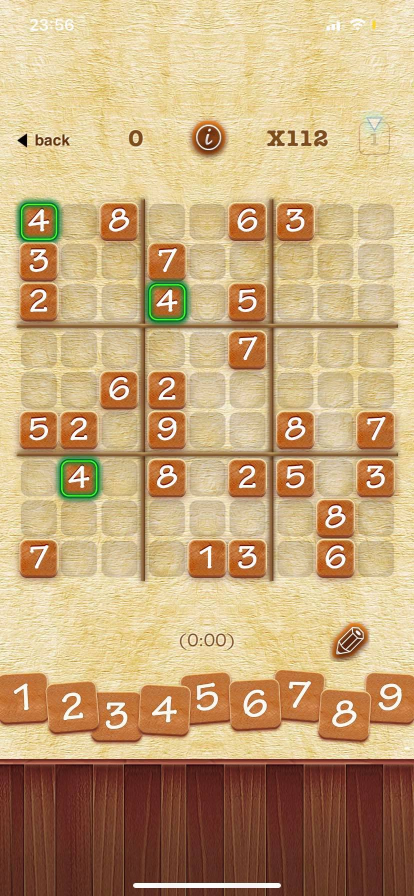
#> input picture sudoku.jpg, 828 x 1792 px (shown at 1/2 size)
$ python SudokuEngine.py
#> lines starting #> are read from the running program, lines starting #| are printed output that depends on the picture; after the words box and inside, x2 and y2 are one past the last pixel; in counts of white or black regions, pixels touching at a corner belong together
### BoardFromImg.py
# import for board print in main func.. delete later
from SudokuSolver import PrintBoard as pb

import cv2


import numpy as np


# import pytesseract to get string data from image
import pytesseract
pytesseract.pytesseract.tesseract_cmd = r'C:\Users\closj\AppData\Local\Programs\Tesseract-OCR\tesseract.exe'

def GetBoardFromAppSC(filename = "sudoku.jpg"):
    """
    Function:\nDesigned to crop a screenshot of sudoku board from
    \nsudoku2 app and pull sudoku board from image
    Inputs:
    \nfilename [str]: name of image file as a string - default "sudoku.jpg", an example case
    """
#> called with filename = 'sudoku.jpg'
    # to print in openCV2 and close with an input press:
    #   cv2.imshow("WindowName", imageVariable)
    #   cv2.waitKey(0)

    ### Image dimensions:
    '''
    pic total dim = 1792 x 828
    639 px to bottom of board
    410 px to top of board
    39 or 40 px to side of board
    11 px between cubes
    21 px between lines
    boxes 72 px wide

    top     (x) =   410 - 0     = 410 BUT added 3mm correction
    bottom  (w) =   1792 - 639  = 1153
    left    (y) =   40 - 0      = 40
    right   (h) =   828 - 40    = 788
    '''
    # Get pixel dims to crop and center board. 11 px offset to frame board for easy seperation into boxes.
    offset = 11 # px
    y = 43  - offset # left, 3mm correction from left to center outputs
    x = 410 - offset # top
    h = 788 + offset # right
    w = 1153 + offset # bottom

    # image = cv2.imread(filename)
    image = cv2.imread(filename, cv2.IMREAD_COLOR)
#> image is the input picture: shape (1792, 828, 3); mean B, G, R 123.4, 166.6, 197.7
    image = cv2.cvtColor(image, cv2.COLOR_BGR2GRAY)
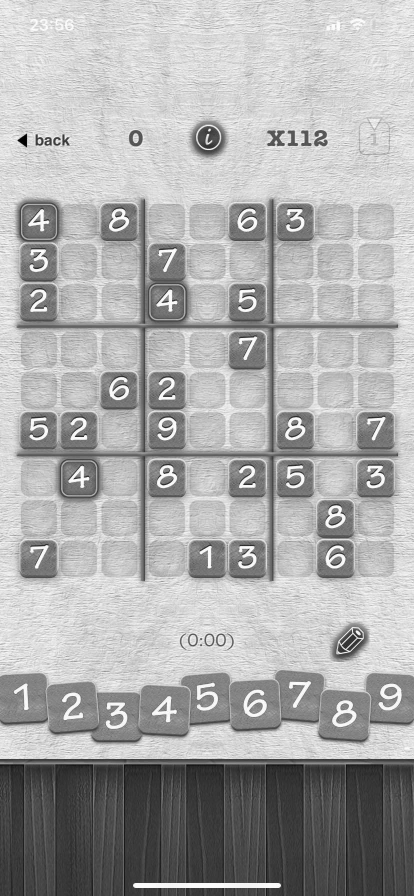
#> image: shape (1792, 828) (shown at 1/2 size); min 0, max 255, mean 171

    # Crop and center board
    crop_image = image[x:w, y:h]
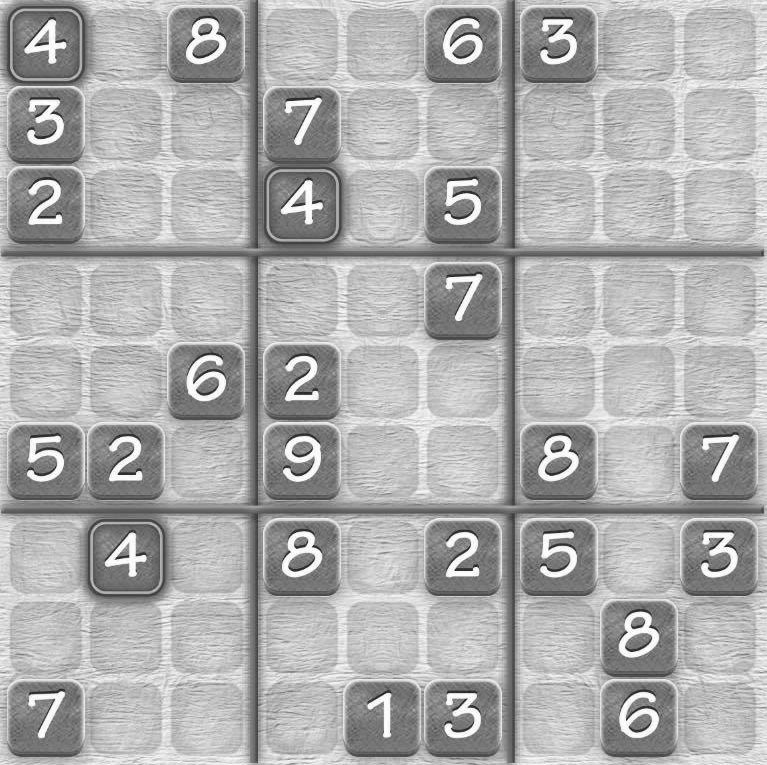
#> crop_image: shape (765, 767); min 16, max 255, mean 172.9

    # cv2.imshow("board", crop_image)
    # cv2.waitKey(0)

    # ----------------- Begin Frame Image ---------------------------------
    # Create board to store rows for sudoku. Define the pixel width per box, dx.
    dx = 71
    board = []

    # Initialize counters for the space added between boxes and for row number.
    spacey = 0
    county = 0

    # Iterate through rows 1 - 9. Each new row, empty lists (rows)
    for rows in range(1,10):
        lists = []

        # Set pixel value of spacey to account for thick horizontal lines, or otherwise to account for pixels between boxes, top and bottom.
        if county % 3 == 0 and county != 0:
            spacey += 24
        else:
            spacey += 10

        # Determine which row is being looked at to get correct framing on box, based on code above^^^
        county += 1

        # Get y framing pixel values to set top and bottom bounds for image check
        y2 = rows * dx + spacey
        y1 = y2 - dx

        # Initialize counters for the space added between boxes and for column number
        spacex = 0
        countx = 0

        # Iterate through columns 1 - 9.
        for items in range(1,10):

            # Set pixel value of spacex to account for thick vertical lines, or otherwise to account for pixels between boxes, left and right.
            if countx % 3 == 0 and countx != 0:
                spacex += 24
            else:
                spacex += 10

            # Determine which member from the row is being looked at to get correct framing on box, based on code above^^^
            countx += 1

            # Get x framing pixel values to set left and right bounds for image check
            x2 = items * dx + spacex
            x1 = x2-dx

            # Get a region of interest around each square in the board to check for values
            roi = crop_image[y1:y2, x1:x2]

            # Crop each region of interest to only include the region you care about
            ylen = abs(int(y2-y1))
            xlen = abs(int(x2-x1))
            yc1 = int(ylen/10)-5
            yc2 = int(9*ylen/10)+5
            xc1 = int(xlen/10)-2
            xc2 = int(9*xlen/10)+2
            cropped = roi[yc1:yc2, xc1:xc2]

            # [8 lines of commented-out code are left out]
            blur = cv2.GaussianBlur(cropped, (17,17), 0) # blur pixels together
            thresh = cv2.threshold(blur, 0, 255, cv2.THRESH_BINARY_INV + cv2.THRESH_OTSU)[1]

            sharpen_kernel = np.array([[1,1,1], [1,1,1], [1,1,1]])*1/7
            sharpen = cv2.filter2D(thresh, -1, sharpen_kernel)

            # # Uncomment below to print what the computer is seeing:
            # cv2.imshow("Processed", sharpen)
            # cv2.waitKey(0)

            # Search processed image for text
            data = pytesseract.image_to_string(sharpen, lang='eng', config='--psm 6 --oem 3 -c tessedit_char_whitelist=0123456789')
            # # Uncomment below to print out what pytesseract sees in the square:
            # print(data)

            # 71x71 pixels in images, find the total number of white pixels, compare to threshhold, and determine if blob or number
            totalwhite = cv2.countNonZero(thresh)   # NOTE, white really black pixels, but image is inverted... it's white for us in the viewfield
            totalpixel = 5041
            whitepercent = (totalwhite / totalpixel)*100
            threshhold = 54 ## NOTE - Adjust value as needed for sensitivity... Increase means more black

            if whitepercent < threshhold:
                # data is suspected to not be a number, despite pytesseract. Invalidate any data output.
                data = 0


            # If the value detected can be converted to an integer, add it to the board. Otherwise add a 0 to the board
            try:
                lists.append(int(data))
            except:
                lists.append(0)

        # Append the newly finished list to the board
        board.append(lists)
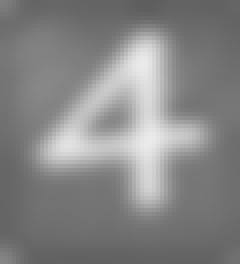
#> blur: shape (66, 60) (shown 4 times larger); min 93, max 235, mean 133.3
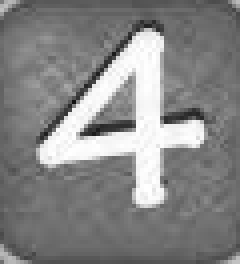
#> cropped: shape (66, 60) (shown 4 times larger); min 16, max 255, mean 133.3
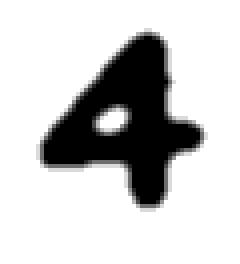
#> sharpen: shape (66, 60) (shown 4 times larger); min 0, max 255, mean 201.7
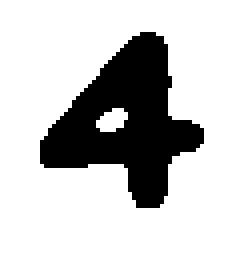
#> thresh: shape (66, 60) (shown 4 times larger); 77.9% white; 1 black region, box (x1, y1, x2, y2) and area: (10, 8, 51, 52) 877
#> after the loop, board = []; county = 1; spacey = 10

    # Once all lists are appended to the board, return the board
    return board
######## END FUNCTION DEFINITION


example1 = [
    [4, 0, 8, 0, 0, 6, 3, 0, 0],
    [3, 0, 0, 7, 0, 0, 0, 0, 0],
    [2, 0, 0, 4, 0, 5, 0, 0, 0],
    [0, 0, 0, 0, 0, 7, 0, 0, 0],
    [0, 0, 6, 2, 0, 0, 0, 0, 0],
    [5, 2, 0, 9, 0, 0, 8, 0, 7],
    [0, 4, 0, 8, 0, 2, 5, 0, 3],
    [0, 0, 0, 0, 0, 0, 0, 8, 0],
    [7, 0, 0, 0, 1, 3, 0, 6, 0]
]

example2 = [
    [4, 0, 0, 2, 0, 0, 7, 0, 0],
    [0, 0, 9, 0, 1, 0, 5, 0, 0],
    [0, 0, 7, 3, 0, 5, 2, 0, 4],
    [1, 0, 0, 0, 0, 0, 4, 0, 0],
    [0, 0, 0, 0, 0, 0, 0, 0, 1],
    [0, 0, 0, 9, 0, 0, 8, 0, 0],
    [9, 0, 8, 0, 7, 0, 0, 0, 0],
    [0, 4, 0, 5, 0, 0, 0, 0, 8],
    [0, 5, 0, 4, 3, 0, 9, 0, 2]
]

example3 = [
    [8, 0, 0, 6, 0, 0, 0, 3, 7],
    [0, 6, 0, 2, 0, 0, 0, 0, 4],
    [0, 5, 3, 0, 0, 0, 6, 0, 0],
    [0, 8, 2, 0, 0, 0, 0, 0, 0],
    [6, 0, 0, 0, 0, 0, 0, 0, 0],
    [0, 7, 0, 8, 1, 0, 0, 5, 6],
    [0, 0, 0, 0, 0, 7, 0, 0, 5],
    [4, 0, 0, 0, 2, 0, 3, 7, 0],
    [0, 0, 0, 0, 3, 0, 0, 1, 0]
]

# [35 lines left out: function CheckExample, not called in this run]


# [8 lines that do not run on import are left out]

### SudokuEngine.py
import SudokuSolver
from BoardFromImg import GetBoardFromAppSC as GB

# Header
print("\nSudoku Engine:\n")

##
'''
In future iterations, get a request for a photo from online
'''

# Get Unsolved Board
print("...getting board...")
#> (the run stopped early here; a loop or call above may not have finished)
